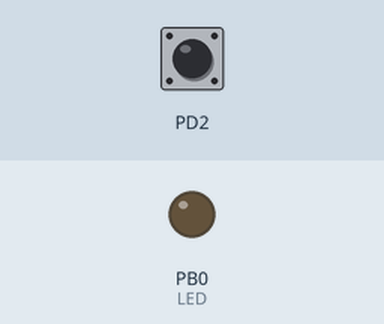
Bench run of a program on a simulated ATmega328P, built with avr-gcc and emulated at 16 MHz (the files do not name the chip). Shown: output pins drawn as LEDs (lit = HIGH). The test bench sets the inputs (shaded band); at power-on: PD2 HIGH.

Above: at 1.2 s.
1.3 s: PD2 pulled LOW for 0.15 s
At 2.6 s:
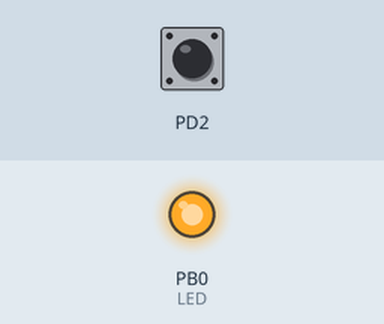
2.9 s: PD2 pulled LOW for 1 s
At 5.1 s:
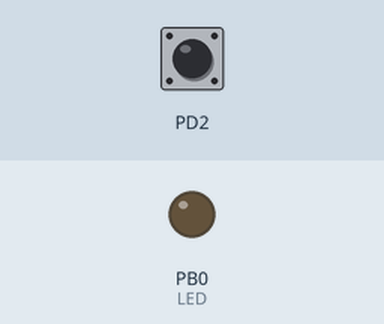
5.4 s: PD2 pulled LOW for 3.2 s
At 10.0 s:
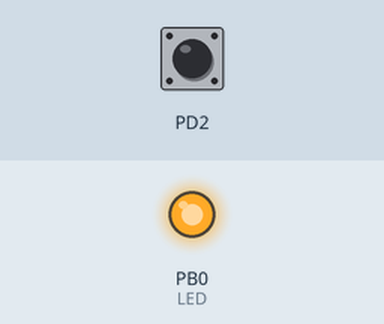
Timing chart, 0 to 11.5 s (numbered marks = the images above; inputs shaded):
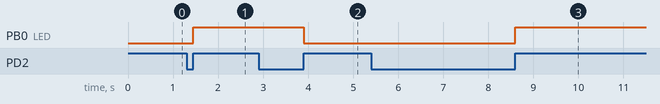

The program:

main.c
```c
/* Interrupção externa INT0 pela borda de subida, alterna PB0 a cada interrupção*/
#define F_CPU 16000000UL
#include <avr/io.h>
#include <avr/interrupt.h>


//Definições de macros - empregadas para o trabalho com bits
#define set_bit(Y,bit_x) (Y|=(1<<bit_x)) //ativa o bit x da variável
#define clr_bit(Y,bit_x) (Y&=~(1<<bit_x)) //limpa o bit x da variável
#define cpl_bit(Y,bit_x) (Y^=(1<<bit_x)) //troca o estado do bit x


// Rotina de serviço de interrupção (ISR) para INT0
ISR(INT0_vect) {
    cpl_bit(PORTB,PB0); // Alterna o estado do LED
}

void main(void) {
    // Inicializa portas
    set_bit(DDRB,PB0);  // Configura o pino do LED como saída
    clr_bit(DDRD,PD2);  // Configura o pino PD2 como entrada
    set_bit(PORTD,PD2); // Ativa o pull-up interno no pino PD2

    // Inicializa o INT0
    EICRA=0B00000011;   // Configura o INT0 para ser acionado por borda de subida
    EIMSK=0B00000001;   // Habilita a interrupção INT0
    sei();              // Habilita interrupções globais


    while (1) {

    }


}
```

Measured:
- after the input at 1.3 s, PB0 (LED): LOW → HIGH after 0.15 s
- after the input at 2.9 s, PB0 (LED): HIGH → LOW after 1.0 s
- after the input at 5.4 s, PB0 (LED): LOW → HIGH after 3.2 s
